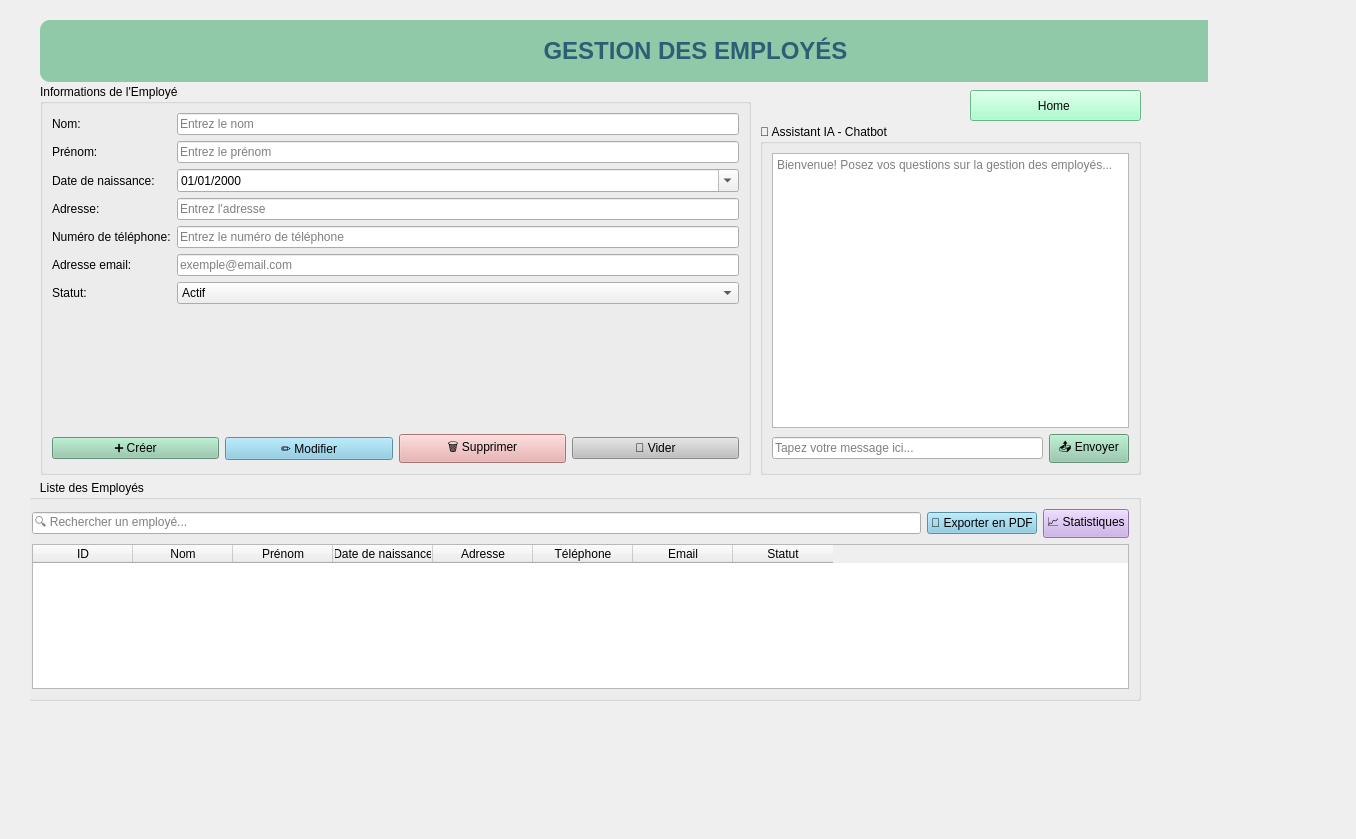
<?xml version="1.0" encoding="UTF-8"?>
<ui version="4.0">
 <class>gestionemploye</class>
 <widget class="QWidget" name="gestionemploye">
  <property name="geometry">
   <rect>
    <x>0</x>
    <y>0</y>
    <width>1356</width>
    <height>839</height>
   </rect>
  </property>
  <property name="windowTitle">
   <string>Form</string>
  </property>
  <widget class="QStackedWidget" name="stackedWidget">
   <property name="geometry">
    <rect>
     <x>30</x>
     <y>10</y>
     <width>1178</width>
     <height>831</height>
    </rect>
   </property>
   <property name="currentIndex">
    <number>0</number>
   </property>
   <widget class="QWidget" name="page_3">
    <widget class="QLabel" name="lblTitle">
     <property name="geometry">
      <rect>
       <x>10</x>
       <y>10</y>
       <width>1311</width>
       <height>62</height>
      </rect>
     </property>
     <property name="styleSheet">
      <string notr="true">font-size: 24px; font-weight: bold; color: #2C5F75; padding: 15px; background-color: #90C9A8; border-radius: 10px;</string>
     </property>
     <property name="text">
      <string>GESTION DES EMPLOYÉS</string>
     </property>
     <property name="alignment">
      <set>Qt::AlignmentFlag::AlignCenter</set>
     </property>
    </widget>
    <widget class="QGroupBox" name="groupBoxTableau">
     <property name="geometry">
      <rect>
       <x>-10</x>
       <y>470</y>
       <width>1121</width>
       <height>221</height>
      </rect>
     </property>
     <property name="title">
      <string>      Liste des Employés</string>
     </property>
     <layout class="QVBoxLayout" name="verticalLayout_5">
      <item>
       <layout class="QHBoxLayout" name="horizontalLayout_5">
        <item>
         <widget class="QLineEdit" name="txtRecherche_2">
          <property name="placeholderText">
           <string>🔍 Rechercher un employé...</string>
          </property>
         </widget>
        </item>
        <item>
         <widget class="QPushButton" name="btnExporterPDF_2">
          <property name="styleSheet">
           <string notr="true">background-color: #7EC8E3;</string>
          </property>
          <property name="text">
           <string>📄 Exporter en PDF</string>
          </property>
         </widget>
        </item>
        <item>
         <widget class="QPushButton" name="btnStatistiques_2">
          <property name="styleSheet">
           <string notr="true">background-color: #C8A5E8;</string>
          </property>
          <property name="text">
           <string>📈 Statistiques</string>
          </property>
         </widget>
        </item>
       </layout>
      </item>
      <item>
       <widget class="QTableWidget" name="tableEmployes_2">
        <property name="alternatingRowColors">
         <bool>true</bool>
        </property>
        <property name="selectionBehavior">
         <enum>QAbstractItemView::SelectionBehavior::SelectRows</enum>
        </property>
        <property name="sortingEnabled">
         <bool>true</bool>
        </property>
        <column>
         <property name="text">
          <string>ID</string>
         </property>
        </column>
        <column>
         <property name="text">
          <string>Nom</string>
         </property>
        </column>
        <column>
         <property name="text">
          <string>Prénom</string>
         </property>
        </column>
        <column>
         <property name="text">
          <string>Date de naissance</string>
         </property>
        </column>
        <column>
         <property name="text">
          <string>Adresse</string>
         </property>
        </column>
        <column>
         <property name="text">
          <string>Téléphone</string>
         </property>
        </column>
        <column>
         <property name="text">
          <string>Email</string>
         </property>
        </column>
        <column>
         <property name="text">
          <string>Statut</string>
         </property>
        </column>
       </widget>
      </item>
     </layout>
    </widget>
    <widget class="QGroupBox" name="groupBoxChatbot_2">
     <property name="geometry">
      <rect>
       <x>730</x>
       <y>114</y>
       <width>381</width>
       <height>351</height>
      </rect>
     </property>
     <property name="title">
      <string>🤖 Assistant IA - Chatbot</string>
     </property>
     <layout class="QVBoxLayout" name="verticalLayout_7">
      <item>
       <widget class="QTextEdit" name="txtChatDisplay_2">
        <property name="readOnly">
         <bool>true</bool>
        </property>
        <property name="placeholderText">
         <string>Bienvenue! Posez vos questions sur la gestion des employés...</string>
        </property>
       </widget>
      </item>
      <item>
       <layout class="QHBoxLayout" name="horizontalLayout_8">
        <item>
         <widget class="QLineEdit" name="txtChatInput_2">
          <property name="placeholderText">
           <string>Tapez votre message ici...</string>
          </property>
         </widget>
        </item>
        <item>
         <widget class="QPushButton" name="btnEnvoyer_2">
          <property name="styleSheet">
           <string notr="true">background-color:  #90C9A8;</string>
          </property>
          <property name="text">
           <string>📤 Envoyer</string>
          </property>
         </widget>
        </item>
       </layout>
      </item>
     </layout>
    </widget>
    <widget class="QGroupBox" name="groupBoxFormulaire_2">
     <property name="geometry">
      <rect>
       <x>10</x>
       <y>74</y>
       <width>711</width>
       <height>391</height>
      </rect>
     </property>
     <property name="title">
      <string>Informations de l'Employé</string>
     </property>
     <layout class="QVBoxLayout" name="verticalLayout_6">
      <item>
       <layout class="QFormLayout" name="formLayout_2">
        <item row="0" column="0">
         <widget class="QLabel" name="lblNom_2">
          <property name="text">
           <string>Nom:</string>
          </property>
         </widget>
        </item>
        <item row="0" column="1">
         <widget class="QLineEdit" name="txtNom_2">
          <property name="placeholderText">
           <string>Entrez le nom</string>
          </property>
         </widget>
        </item>
        <item row="1" column="0">
         <widget class="QLabel" name="lblPrenom_2">
          <property name="text">
           <string>Prénom:</string>
          </property>
         </widget>
        </item>
        <item row="1" column="1">
         <widget class="QLineEdit" name="txtPrenom_2">
          <property name="placeholderText">
           <string>Entrez le prénom</string>
          </property>
         </widget>
        </item>
        <item row="2" column="0">
         <widget class="QLabel" name="lblDateNaissance_2">
          <property name="text">
           <string>Date de naissance:</string>
          </property>
         </widget>
        </item>
        <item row="2" column="1">
         <widget class="QDateEdit" name="dateNaissance_2">
          <property name="displayFormat">
           <string>dd/MM/yyyy</string>
          </property>
          <property name="calendarPopup">
           <bool>true</bool>
          </property>
         </widget>
        </item>
        <item row="3" column="0">
         <widget class="QLabel" name="lblAdresse_2">
          <property name="text">
           <string>Adresse:</string>
          </property>
         </widget>
        </item>
        <item row="3" column="1">
         <widget class="QLineEdit" name="txtAdresse_2">
          <property name="placeholderText">
           <string>Entrez l'adresse</string>
          </property>
         </widget>
        </item>
        <item row="4" column="0">
         <widget class="QLabel" name="lblTelephone_2">
          <property name="text">
           <string>Numéro de téléphone:</string>
          </property>
         </widget>
        </item>
        <item row="4" column="1">
         <widget class="QLineEdit" name="txtTelephone_2">
          <property name="placeholderText">
           <string>Entrez le numéro de téléphone</string>
          </property>
         </widget>
        </item>
        <item row="5" column="0">
         <widget class="QLabel" name="lblEmail_2">
          <property name="text">
           <string>Adresse email:</string>
          </property>
         </widget>
        </item>
        <item row="5" column="1">
         <widget class="QLineEdit" name="txtEmail_2">
          <property name="placeholderText">
           <string>exemple@email.com</string>
          </property>
         </widget>
        </item>
        <item row="6" column="0">
         <widget class="QLabel" name="lblStatut_2">
          <property name="text">
           <string>Statut:</string>
          </property>
         </widget>
        </item>
        <item row="6" column="1">
         <widget class="QComboBox" name="comboStatut_2">
          <item>
           <property name="text">
            <string>Actif</string>
           </property>
          </item>
          <item>
           <property name="text">
            <string>Inactif</string>
           </property>
          </item>
          <item>
           <property name="text">
            <string>En congé</string>
           </property>
          </item>
         </widget>
        </item>
       </layout>
      </item>
      <item>
       <layout class="QHBoxLayout" name="horizontalLayout_7">
        <item>
         <widget class="QPushButton" name="btnAjouter_2">
          <property name="styleSheet">
           <string notr="true">background-color:  #90C9A8;</string>
          </property>
          <property name="text">
           <string>➕ Créer</string>
          </property>
         </widget>
        </item>
        <item>
         <widget class="QPushButton" name="btnModifier_2">
          <property name="styleSheet">
           <string notr="true">background-color: #7EC8E3;</string>
          </property>
          <property name="text">
           <string>✏️ Modifier</string>
          </property>
         </widget>
        </item>
        <item>
         <widget class="QPushButton" name="btnSupprimer_2">
          <property name="styleSheet">
           <string notr="true">background-color: #E8A5A5;</string>
          </property>
          <property name="text">
           <string>🗑️ Supprimer</string>
          </property>
         </widget>
        </item>
        <item>
         <widget class="QPushButton" name="btnVider_2">
          <property name="styleSheet">
           <string notr="true">background-color: #C0C0C0;</string>
          </property>
          <property name="text">
           <string>🔄 Vider</string>
          </property>
         </widget>
        </item>
       </layout>
      </item>
     </layout>
    </widget>
    <widget class="QPushButton" name="pushButton">
     <property name="geometry">
      <rect>
       <x>940</x>
       <y>80</y>
       <width>171</width>
       <height>31</height>
      </rect>
     </property>
     <property name="styleSheet">
      <string notr="true">background-color: rgb(148, 255, 191);
color: rgb(7, 7, 7);</string>
     </property>
     <property name="text">
      <string>Home </string>
     </property>
    </widget>
   </widget>
  </widget>
 </widget>
 <resources/>
 <connections/>
</ui>
